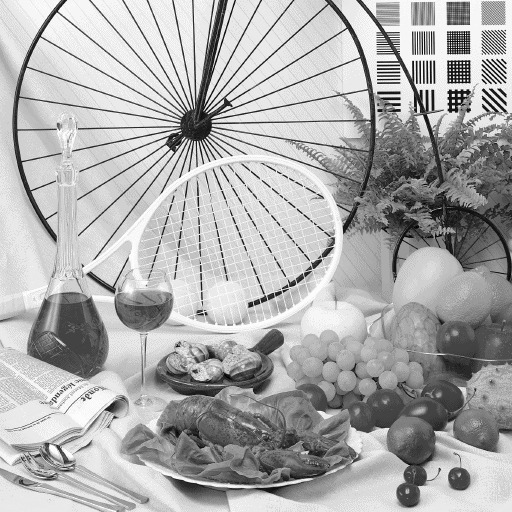
#> input picture grayImg.bmp, 512 x 512 px, found by its file name
$ python Problem1a.py
#> lines starting #> are read from the running program, lines starting #| are printed output that depends on the picture
import imageio as iio
import numpy as np
import matplotlib.pyplot as plt

img = iio.imread("D:\RizwanDIP\grayImg.bmp")
#> img is the input picture: shape (512, 512, 3); min 0, max 252, mean 173.2

size = 256
im = [[0] * size for _ in range(size)]
size = int(size/2)
im1 = [[0] * size for _ in range(size)]
size = int(size/2)
im2 = [[0] * size for _ in range(size)]

for i in range(512-1):
    for j in range(512-1):
        if i % 2 == 0 and j % 2 == 0 :
            val = (img[i][j] + img[i][j+1] + img[i+1][j] + img[i+1][j+1])
            im[int(i/2)][int(j/2)] = img[i][j]
#> after the loop, im = 256 items

for i in range(256-1):
    for j in range(256-1):
        if i % 2 == 0 and j % 2 == 0 :
            val = (img[i][j] + img[i][j+1] + img[i+1][j] + img[i+1][j+1])
            im1[int(i/2)][int(j/2)] = im[i][j]
#> after the loop, im1 = 128 items

for i in range(128-1):
    for j in range(128-1):
        if i % 2 == 0 and j % 2 == 0 :
            val = (img[i][j] + img[i][j+1] + img[i+1][j] + img[i+1][j+1])
            im2[int(i/2)][int(j/2)] = im1[i][j]
#> after the loop, im2 = 64 items


plt.figure(figsize=(20,20))
plt.subplot(2,2,1)
plt.imshow(img)
plt.subplot(2,2,2)
plt.imshow(im)
plt.subplot(2,2,3)
plt.imshow(im1)
plt.subplot(2,2,4)
plt.imshow(im2)
# print(im)

plt.show()
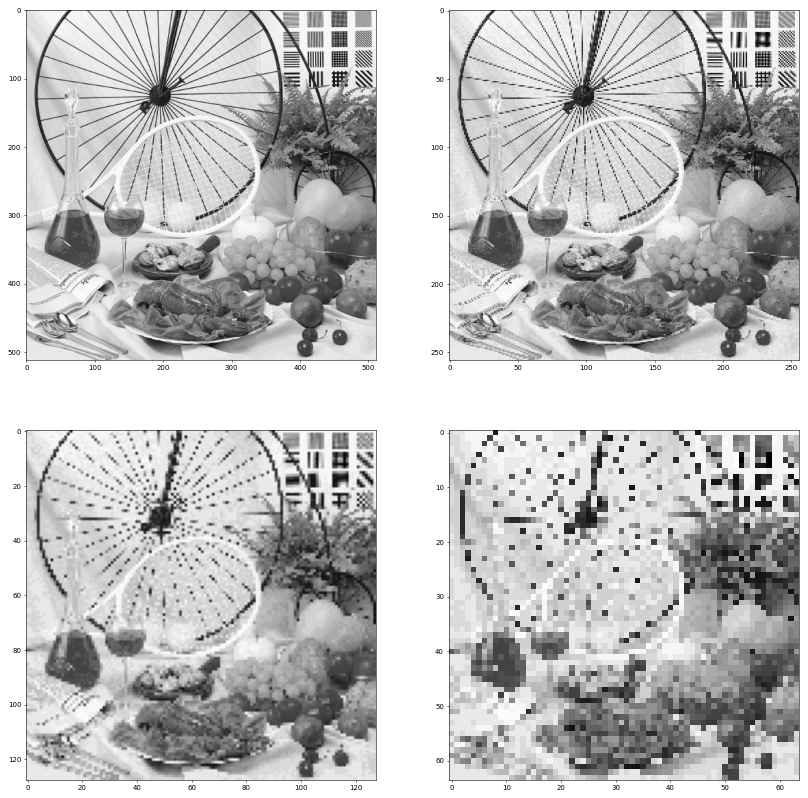
#> figure drawn by matplotlib, 4 panels
